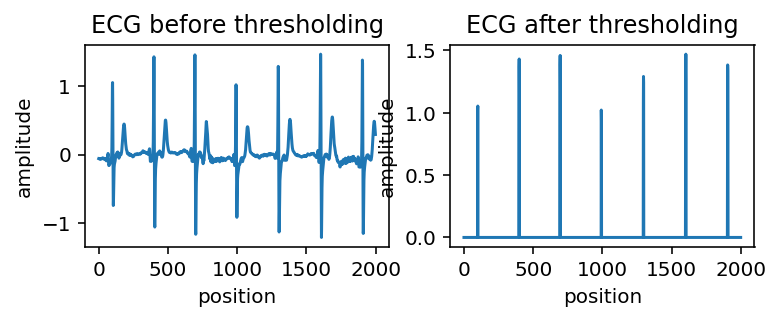

Python code for this plot:
import numpy as np
import matplotlib.pyplot as plt
from scipy.signal import butter,filtfilt
import math

signal=np.loadtxt('C:/Users/mec/Documents/SONU SREYA/hr.csv',delimiter=',')
b, a = butter(2, 0.2, btype='high', analog=False,fs=500) 
y = filtfilt(b, a, signal) 
b, a=butter(2,100, btype='low', analog=False,fs=500)
yy = filtfilt(b,a,y)
signal = yy
plt.subplot(2,2,1)
plt.xlabel("position")
plt.ylabel("amplitude")
plt.title("ECG before thresholding")
plt.plot(signal[0:2000])
l = len(signal)
m = max(signal)
msig=[]
t = (50/100)*m
for i in range(l):
    if(signal[i]>t):
        msig=np.append(msig,signal[i])
    else:
        msig=np.append(msig,0)
plt.subplot(2,2,2)
plt.xlabel("position")
plt.ylabel("amplitude")
plt.title("ECG after thresholding")
plt.plot(msig[0:2000])
l1=len(msig)
rpos = []
rpeak = []
rcount =0
for i in range(l1):
    if(msig[i]>msig[i-1] and msig[i]>msig[i+1]):
        rpos=np.append(rpos,i)
        rpeak = np.append(rpeak,msig[i])
        rcount = rcount + 1
f=500
rpos = rpos/f
sd = []
l1 = len(rpos)
for i in range(l1-1):
    d=rpos[i+1]-rpos[i]
    sd = np.append(sd, d)
avnn=np.mean(sd)
print("AVNN: ",avnn)
sdnn=np.std(sd)
print("SDNN: ", sdnn)
ssd = sd**2
mssd = np.mean(ssd)
rmssd = math.sqrt(mssd)
print("RMSSD: ",rmssd)
sdsd = np.std(sd)
print("SDSD: ",sdsd)

nn50 = 0
for i in range(len(sd)):
    if sd[i]>0.050:
        nn50 = nn50 + 1
print("NN50: ",nn50)
pnn50=(nn50/rcount)*100
print("PNN50: ",pnn50)
mhr = 60/avnn
min_hr = 60/max(sd)
max_hr = 60/min(sd)
print("Mean heart rate: ",mhr)
print("minimum heart rate: ",min_hr)
print("maximum heart rate: ",max_hr)
